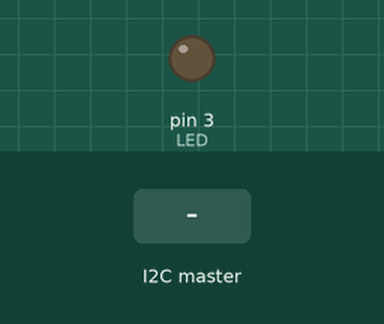
Recording of a sketch running on a simulated Arduino Uno, built with avr-gcc and run on an emulated ATmega328P. Shown: output pins drawn as LEDs (lit = HIGH). Inputs (shaded band) come from the test bench.

Above: at 1.2 s.
1.3 s: the I2C master sends the byte 1
At 2.5 s:
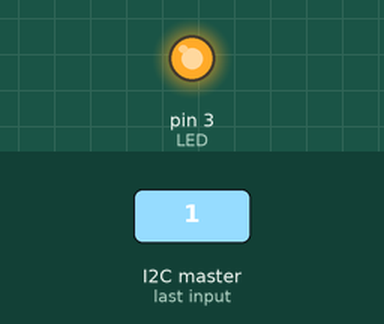
2.8 s: the I2C master sends the byte 0
At 3.8 s:
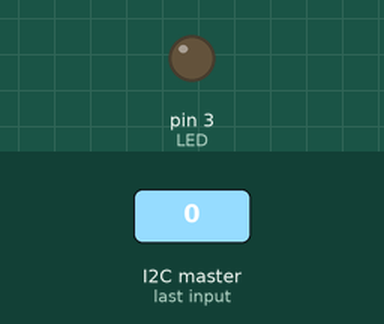
Timing chart, 0 to 5.8 s (numbered marks = the images above; inputs shaded):
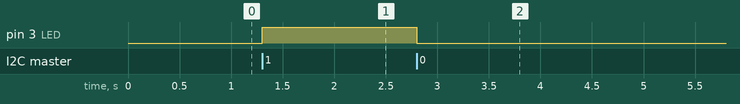

Measured:
- after the input at 1.3 s, pin 3 (LED): LOW → HIGH at once
- after the input at 2.8 s, pin 3 (LED): HIGH → LOW at once

The sketch:

Controlling_Leds_by_I2C_Slave.ino
```cpp
#include <Wire.h>

byte slave_received, slave_send;
int LED = 3;
int button = 2;
int button_state;

void setup()
{
  pinMode(LED, OUTPUT);
  pinMode(button, INPUT_PULLUP);
  Wire.begin(8);
  Wire.onReceive(receiveEvent);
  Wire.onRequest(requestEvent);
}

void loop()
{
  if (slave_received == 1)
  {
    digitalWrite(LED, HIGH);
  }
  else
  {
    digitalWrite(LED, LOW);
  }
}

void receiveEvent()
{
  slave_received = Wire.read();
}

void requestEvent()
{
  button_state = digitalRead(button);
  if (button_state == LOW)
  {
    slave_send = 1;
  }
  else
  {
    slave_send = 0;
  }
  Wire.write(slave_send);
}
```
